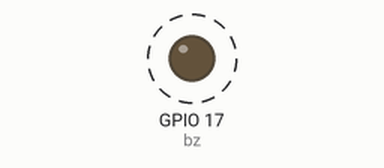
Recording of a program running on a simulated Raspberry Pi (BCM pin numbers). On the bench: output pins drawn as LEDs (lit = HIGH). Dashed ring = blinking. Parts the program declares active-low are drawn by pin level, so they are really on while drawn off.

Above: at 0.2 s.
Timing chart, 0 to 3.0 s (numbered marks = the images above):
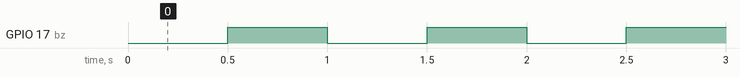

Measured:
- by itself, GPIO 17 (bz): alternates HIGH for 0.50 s and LOW for 0.50 s

The program:

9-1._______.py
```python
#!/usr/bin/env python
# coding: utf-8

# <center><img src="./image/CLBLOGO.jpg" alt="创乐博" style="width: 300px;"/></center>
#
# # 9-1.有源蜂鸣器实验
#
# @－－－－湖南创乐博智能科技有限公司－－－－<br>
# @  文件名：9-1.有源蜂鸣器实验.py <br>
# @  版本：V2.0 <br>
# @  author: zhulin<br>
# @  说明：有源蜂鸣器实验<br>
# 有源蜂鸣器实验，通过GPIOZero库的Buzzer库直接驱动有源蜂鸣器发出报警声！！！<br>

# ## 1.导入必要的库文件

# In[1]:


from gpiozero import Buzzer
from gpiozero import LED
from time import sleep
from signal import pause


# ## 2.定义有源蜂鸣器管脚

# In[2]:


makerobo_Buzzer = 17    # 有源蜂鸣器管脚定义


# ## 3.初始化工作

# In[3]:


# GPIO设置函数
def makerobo_setup():
    global bz
    bz = Buzzer(pin=makerobo_Buzzer,active_high = False )  # 设置管脚，及改为低电平开启蜂鸣器
    bz.off()


# ## 4.功能函数

# In[4]:


#  打开蜂鸣器
def makerobo_buzzer_on():
	bz.on()    # 蜂鸣器为低电平触发，所以使能蜂鸣器让其发声
# 关闭蜂鸣器
def makerobo_buzzer_off():
	bz.off()  # 蜂鸣器设置为高电平，关闭蜂鸟器

# 控制蜂鸣器鸣叫
def makerobo_beep(x):
	makerobo_buzzer_on()     # 打开蜂鸣器控制
	sleep(x)            # 延时时间
	makerobo_buzzer_off()    # 关闭蜂鸣器控制
	sleep(x)            # 延时时间


# ## 5.主程序

# In[ ]:


# 循环函数
def loop():
	while True:
		makerobo_beep(0.5) # 控制蜂鸣器鸣叫，延时时间为500mm

def destroy():
    p_G.close() # 释放资源


# 程序入口
if __name__ == '__main__':
	makerobo_setup()                # 设置GPIO管脚
	try:                            # 检测异常
		loop()                      # 调用循环函数
	except KeyboardInterrupt:  # 当按下Ctrl+C时，将执行destroy()子程序。
		destroy()              # 释放资源
```
